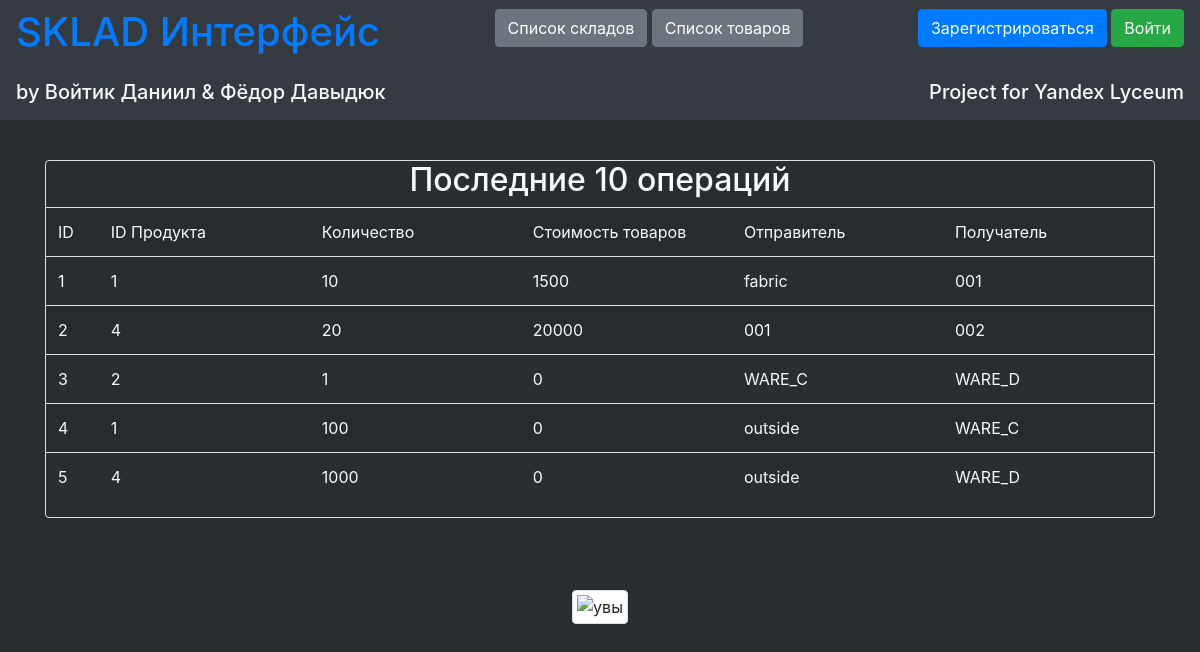
The page / on the database its author committed.
### data/operations_model.py (models this page shows, shortened)
class OperationModel(SqlAlchemyBase, UserMixin, SerializerMixin):
    __tablename__ = 'operations'
    id = sqlalchemy.Column(sqlalchemy.Integer,
                           primary_key=True, autoincrement=True)
    product_id = sqlalchemy.Column(sqlalchemy.Integer, nullable=False)
    prod_amount = sqlalchemy.Column(sqlalchemy.Integer, nullable=False)
    res_price = sqlalchemy.Column(sqlalchemy.Integer, nullable=False)
    send = sqlalchemy.Column(sqlalchemy.String, nullable=False, unique=True)
    receive = sqlalchemy.Column(sqlalchemy.String, nullable=False, unique=True)

### server.py (the view)
@app.route("/")
def main_menu():
    db_sess = db_session.create_session()
    opers = db_sess.query(OperationModel).all()[:10]
    return render_template("main.html", title='Последние 10 операций', opers=opers)

### data/db_session.py (called while the page is built)
def create_session() -> Session:
    global __factory
    return __factory()

### templates/main.html (shortened to what this page needs)
{% extends "base.html" %}
{% block content %}
<p><br></p>
<div class="border rounded">
<h2 align="center" class="text-light">{{ title }}</h2>
<div class="table_container">
    <table class="table table-striped text-light">
        <tr class="my_row">
            <td class="title" width="50px">ID</td>
            <td class="title" width="200px">ID Продукта</td>
            <td class="title" width="200px">Количество</td>
            <td class="title" width="200px">Стоимость товаров</td>
            <td class="title" width="200px">Отправитель</td>
            <td class="title" width="200px">Получатель</td>
        </tr>
        {% for oper in opers %}
        <tr class="my_row">
            <td class="ordinary">{{ oper.id }}</td>
            <td class="ordinary">{{ oper.product_id }}</td>
            <td class="ordinary">{{ oper.prod_amount }}</td>
            <td class="ordinary">{{ oper.res_price }}</td>
            <td class="ordinary">{{ oper.send }}</td>
            <td class="ordinary">{{ oper.receive }}</td>
        </tr>
        {% endfor %}
    </table>
</div>
</div>
<br>
<div class="text-center">
        <br>
        <br>
      <img src="https://lh5.googleusercontent.com/proxy/ZJ55agNpLd6jSvsBiPYQbFSWaijwHpDJACJzZL44jgfVGf1h9B-WMWCNgsTdD9QdEzZxnibyrVXgX1M6HoaW4TOrt21nyRMWQfrghbqNvn4Y9Pdr3iXyjBrF1K7-8sx9idlct6g" class="img-thumbnail" alt="увы">
</div>
{% endblock %}

### rows shown on the page
OperationModel: id "1", product_id "1", prod_amount "10", res_price "1500", send "fabric", receive "001"
OperationModel: id "2", product_id "4", prod_amount "20", res_price "20000", send "001", receive "002"
OperationModel: id "3", product_id "2", prod_amount "1", res_price "0", send "WARE_C", receive "WARE_D"
OperationModel: id "4", product_id "1", prod_amount "100", res_price "0", send "outside", receive "WARE_C"
OperationModel: id "5", product_id "4", prod_amount "1000", res_price "0", send "outside", receive "WARE_D"

### other values the page prints
{{ title }} "Последние 10 операций"
